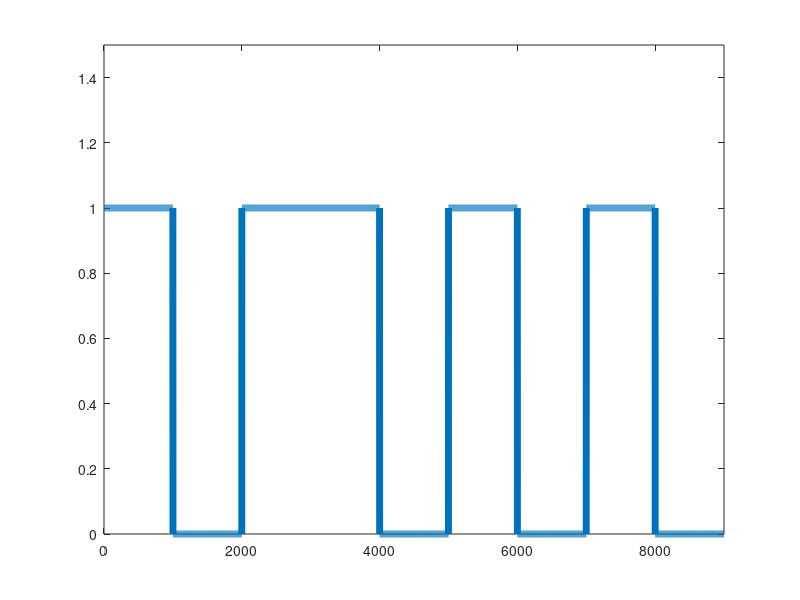

This figure's MATLAB source:
clc all;
clear all;
input_data = [1 0 1 1 0 1 0 1 0];
bit_duration = 1000;
output_data = zeros(1, bit_duration*length(input_data));
time = 1:1:length(output_data);
% encoding
index = 1;
for i=1:length(input_data)
  if input_data(i)==1
    for j=index:index+bit_duration-1
      output_data(j) = 1;
    endfor
    index = index + bit_duration;
  else
    for j=index:index+bit_duration-1
      output_data(j) = 0;
    endfor
    index = index + bit_duration;
  endif
endfor
plot(time, output_data, 'LineWidth',5);
xlim([0 length(time)])
ylim([0 1.5]);


% decoding
current_bit = output_data(1);
decoded_data = zeros(1, length(output_data)/bit_duration);
index = 1;
for i=1:bit_duration:length(output_data)
  fprintf('%d\n', i);
  decoded_data(index) = output_data(i);
  index = index + 1;
endfor
decoded_data

% no self-synchronization, dc ache, baseline wondaring ache